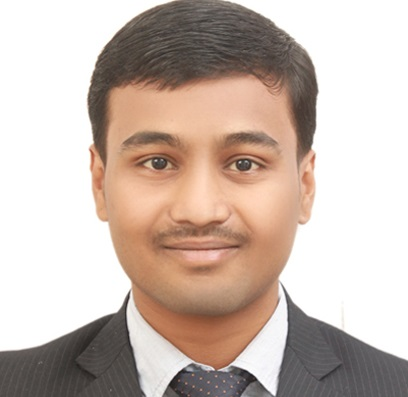
#> input picture image_examples/input_Ashish.jpg, 408 x 397 px, found by its file name
$ jupyter execute --allow-errors '2. Face & Eye Detection.ipynb'
#> lines starting #> are read from the running program, lines starting #| are printed output that depends on the picture; after the words box and inside, x2 and y2 are one past the last pixel; in counts of white or black regions, pixels touching at a corner belong together
## Face & Eye Detection using HAAR Cascade Classifiers

[cell 1]
from google.colab import drive
drive.mount('/content/gdrive')

[cell 2]
import numpy as np
import cv2
from google.colab.patches import cv2_imshow


# We point OpenCV's CascadeClassifier function to where our classifier (XML file format) is stored
face_classifier = cv2.CascadeClassifier('/content/gdrive/MyDrive/Colab Notebooks/Computer Vision OpenCV/Haarcascades/haarcascade_frontalface_default.xml')

# Load our image then convert it to grayscale
image = cv2.imread('/content/gdrive/MyDrive/Colab Notebooks/Computer Vision OpenCV/image_examples/input1_Ashish.jpg')
#> (the rest of this cell did not finish here and is left out)

### Let's combine face and eye detection

[cell 3]
import numpy as np
import cv2

face_classifier = cv2.CascadeClassifier('/content/gdrive/MyDrive/Colab Notebooks/Computer Vision OpenCV/Haarcascades/haarcascade_frontalface_default.xml')
eye_classifier = cv2.CascadeClassifier('/content/gdrive/MyDrive/Colab Notebooks/Computer Vision OpenCV/Haarcascades/haarcascade_eye.xml')

img = cv2.imread('/content/gdrive/MyDrive/Colab Notebooks/Computer Vision OpenCV/image_examples/input_Ashish.jpg')
#> img is the input picture: shape (397, 408, 3); mean B, G, R 175.8, 185.3, 201.6
gray = cv2.cvtColor(img, cv2.COLOR_BGR2GRAY)
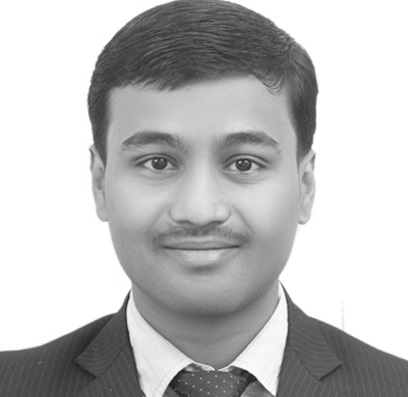
#> gray: shape (397, 408); min 25, max 255, mean 189.1

faces = face_classifier.detectMultiScale(gray, 1.3, 5)
#> faces = [[74, 64, 251, 251]]

# When no faces detected, face_classifier returns and empty tuple
if faces is ():
    print("No Face Found")

for (x,y,w,h) in faces:
    cv2.rectangle(img,(x,y),(x+w,y+h),(127,0,255),2)
    cv2_imshow(img)
    cv2.waitKey(0)
    roi_gray = gray[y:y+h, x:x+w]
    roi_color = img[y:y+h, x:x+w]
    eyes = eye_classifier.detectMultiScale(roi_gray)
    for (ex,ey,ew,eh) in eyes:
        cv2.rectangle(roi_color,(ex,ey),(ex+ew,ey+eh),(255,255,0),2)
        cv2_imshow(img)
        cv2.waitKey(0)
#> this loop made 1 pass
#> (x, y, w, h, eyes) on pass 1: (74, 64, 251, 251, [[137, 71, 58, 58], [51, 68, 60, 60]])
#> pass 1, `cv2_imshow(img)`:
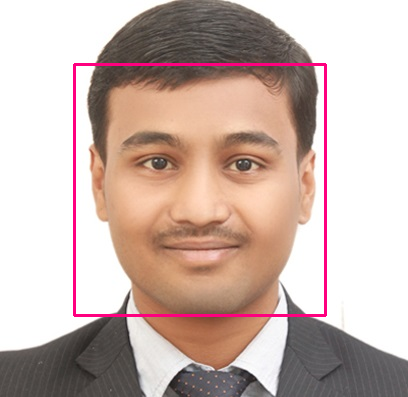
#> shown: shape (397, 408, 3); mean B, G, R 174.7, 181.7, 202.7
#> pass 1, `roi_gray = gray[y:y+h, x:x+w]`:
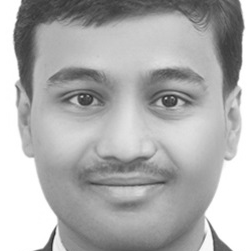
#> roi_gray: shape (251, 251); min 45, max 255, mean 175.3
#> pass 1, `roi_color = img[y:y+h, x:x+w]`:
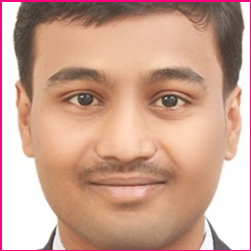
#> roi_color: shape (251, 251, 3); mean B, G, R 144.6, 162.7, 203.9
#> pass 1, `cv2_imshow(img)`:
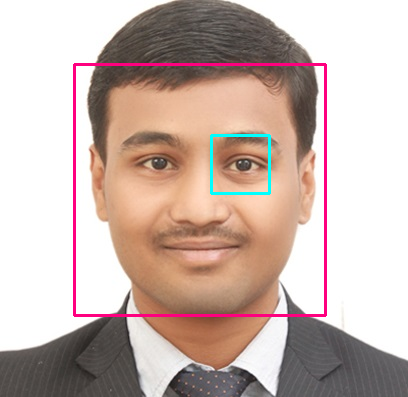
#> shown: shape (397, 408, 3); mean B, G, R 175.2, 182.1, 201.8
#> after the loop:
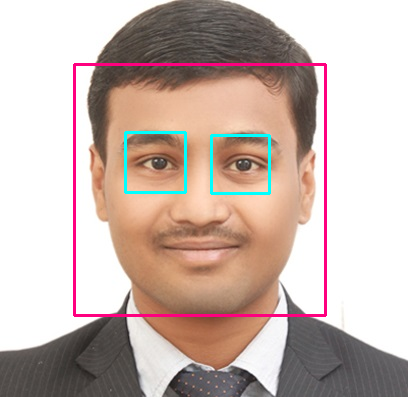
#> img: shape (397, 408, 3); 2.73% of pixels changed, all inside (x1, y1, x2, y2) = (73, 63, 327, 317)
#> after the loop:
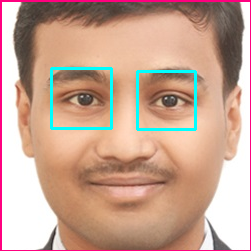
#> roi_color: shape (251, 251, 3); 2.23% of pixels changed, all inside (x1, y1, x2, y2) = (50, 67, 197, 131)

cv2.destroyAllWindows()
cv2.imwrite('/content/gdrive/MyDrive/Colab Notebooks/Computer Vision OpenCV/Ashish_face_and_eye_output.jpg', img)
#> Out = True

$ run again, with image_examples/input1_Ashish(1).jpg copied over image_examples/input_Ashish.jpg
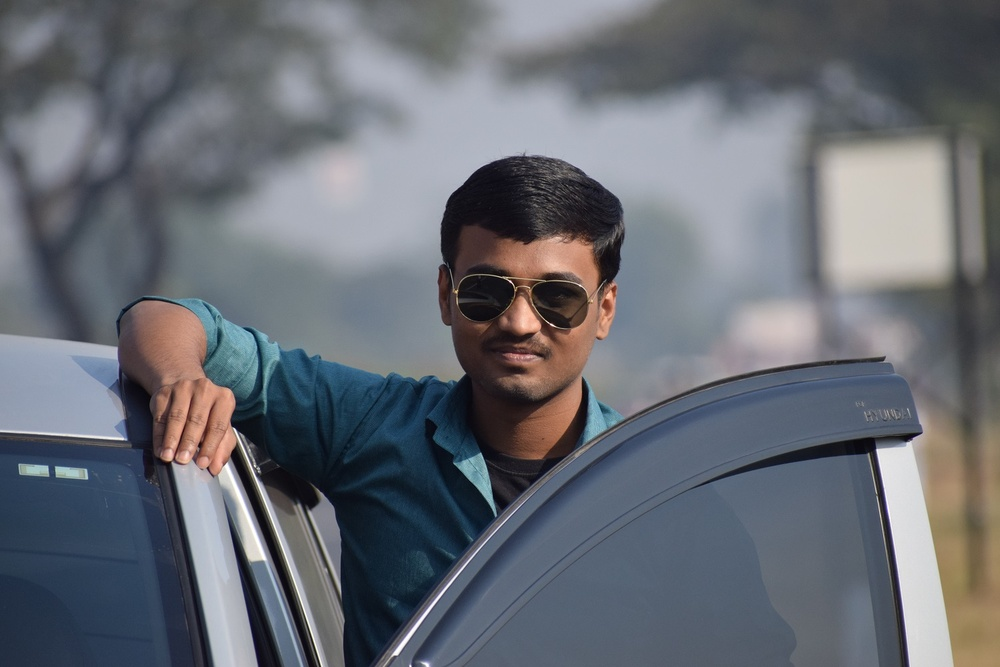
#> input picture image_examples/input1_Ashish(1).jpg, 1000 x 667 px, shrunk from 1500 x 1000 before the run, found by its file name
#> img is the input picture: shape (667, 1000, 3); mean B, G, R 115.2, 107.7, 103.8
#> `gray = cv2.cvtColor(img, cv2.COLOR_BGR2GRAY)`:
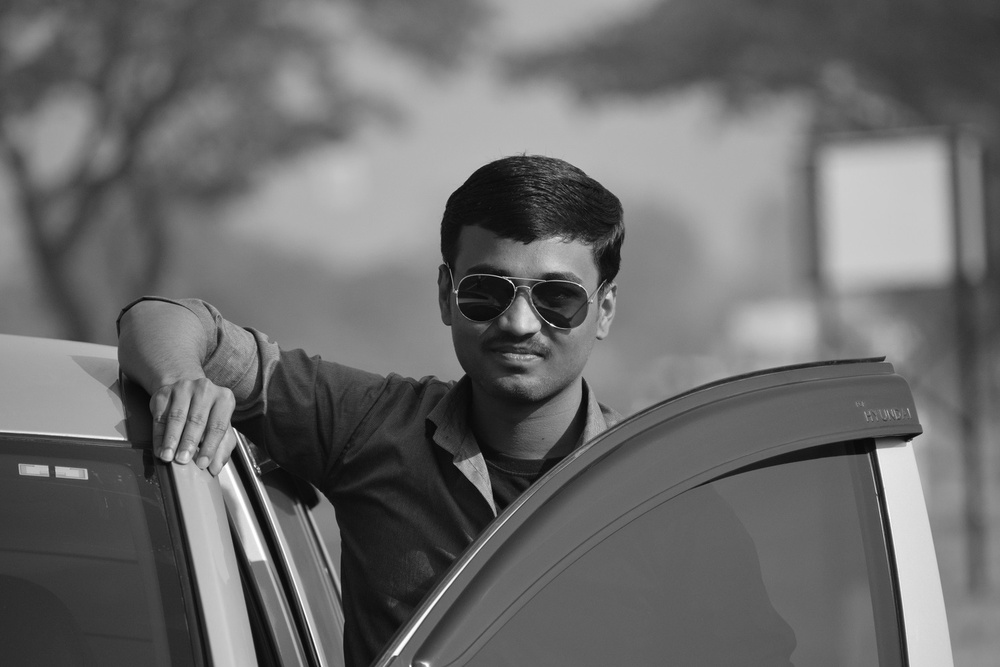
#> gray: shape (667, 1000); min 3, max 255, mean 107.4
#> faces = [[419, 221, 197, 197]]
#> the loop `for (x,y,w,h) in faces:` made 1 pass
#> (x, y, w, h, eyes) on pass 1: (419, 221, 197, 197, [[16, 21, 132, 132]])
#> after the loop `for (x,y,w,h) in faces:`:
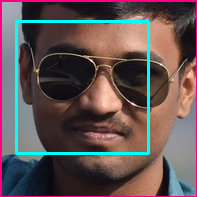
#> roi_color: shape (197, 197, 3); mean B, G, R 83.6, 83.9, 98.1
#> Out = True
